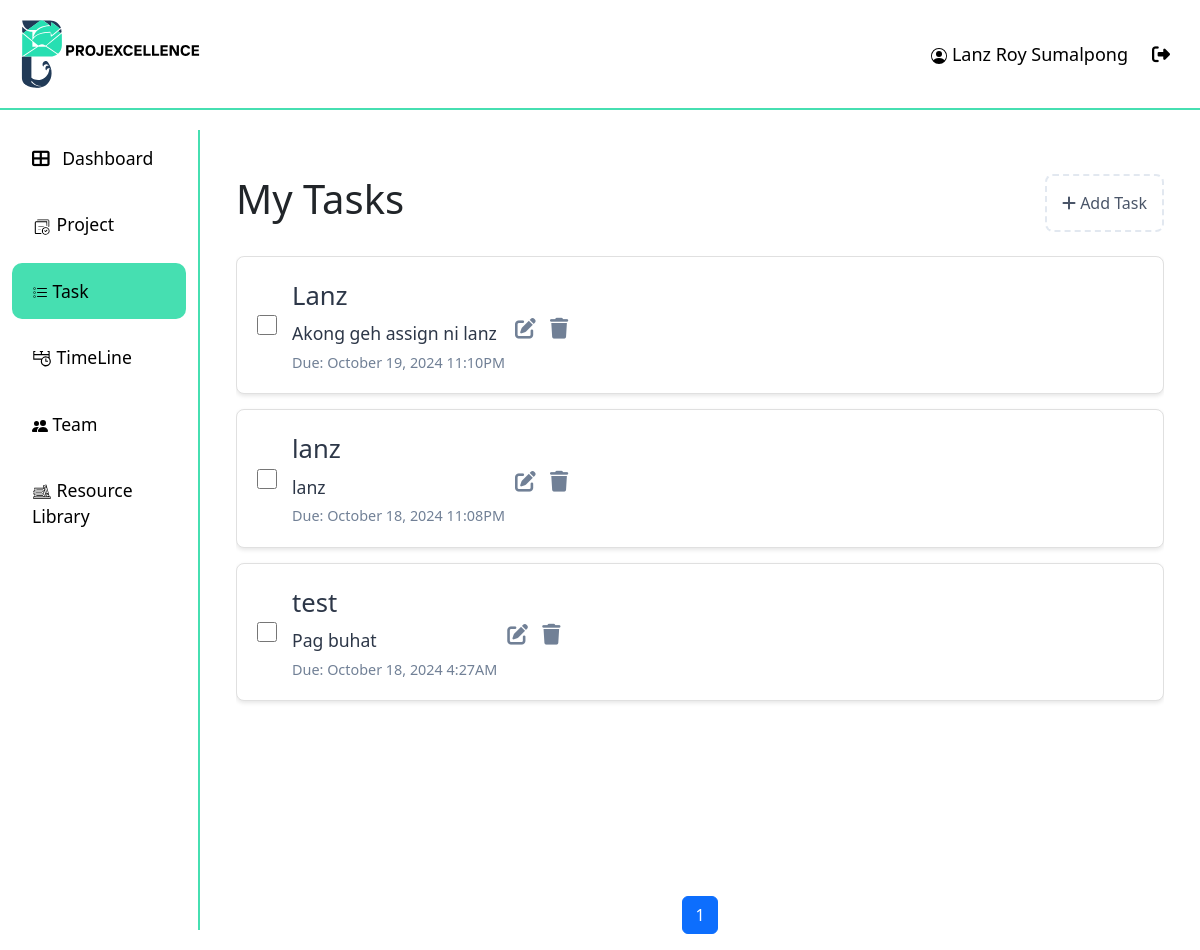
/task/ (signed in), run on the app's committed database.
### api/models.py (models this page shows, shortened)
class User(AbstractUser):
    ROLE_CHOICES = [
        ("ADMIN", "Admin"),
        ("PM", "projectmanger"),
        ("MEMBER", "member"),
    ]
    STATUS_CHOICES = [
        ("APPROVED", "Approved"),
        ("REJECTED", "Rejected"),
        ("PENDING", "Pending"),
    ]
    username = None  # Remove the username field entirely
    email = models.EmailField(_("email address"), unique=True)
    phone_regex = RegexValidator(
        regex=r"^\+?1?\d{9,15}$",
        message="Phone number must be entered in the format: '+999999999'. Up to 15 digits allowed.",
    )
    phone_number = models.CharField(validators=[phone_regex], max_length=17, blank=True)
    role = models.CharField(max_length=10, choices=ROLE_CHOICES, default="EMPLOYEE")
    date_of_hire = models.DateField(blank=True, null=True)
    profile_path = models.ImageField(null=True, blank=True)
    status = models.CharField(max_length=20, choices=STATUS_CHOICES, default="PENDING")
    groups = models.ManyToManyField(
        "auth.Group",
        verbose_name=_("groups"),
        blank=True,
        related_name="custom_user_set",
        related_query_name="custom_user",
    )
    user_permissions = models.ManyToManyField(
        "auth.Permission",
        verbose_name=_("user permissions"),
        blank=True,
        related_name="custom_user_set",
        related_query_name="custom_user",
    )
    objects = UserManager()
    USERNAME_FIELD = "email"
    REQUIRED_FIELDS = ["first_name", "last_name", "date_of_hire", "password"]
    def __str__(self):
        return f"{self.first_name} {self.last_name}"

class Task(models.Model):
    task_name = models.CharField(max_length=50)
    description = models.TextField()
    assigned_to = models.ForeignKey(User, on_delete=models.CASCADE)
    status = models.CharField(max_length=50)
    due_date = models.DateTimeField()
    completed = models.BooleanField(default=False)
    created_at = models.DateTimeField(auto_now_add=True)
    updated_at = models.DateTimeField(auto_now=True)

### api/views.py (the view)
# urls.py: path("task/", views.task_list, name="task"),
@login_required
def task_list(request):
    tasks = Task.objects.filter(assigned_to=request.user).order_by("-due_date")
    task_filter = TaskFilter(request.GET, queryset=tasks)
    paginator = Paginator(task_filter.qs, 10)  # Paginate the tasks, 10 per page
    page_number = request.GET.get("page")
    page_obj = paginator.get_page(page_number)
    edit_task_forms = {task.id: TaskForm(instance=task) for task in tasks}
    context = {
        "page_obj": page_obj,
        "edit_task_forms": edit_task_forms,
        "add_task_form": TaskForm(),  # Form to add a new task
        "filter": task_filter,
    }
    return render(request, "task.html", context)# from task_list

### api/forms.py
class TaskForm(forms.ModelForm):
    class Meta:
        model = Task
        fields = ["task_name", "description", "assigned_to", "due_date", "status"]
        widgets = {
            "due_date": forms.DateTimeInput(attrs={"type": "datetime-local"}),
        }
    def __init__(self, *args, **kwargs):
        super().__init__(*args, **kwargs)
        self.fields['assigned_to'].queryset = User.objects.filter(is_active=True)

### api/templatetags/custom_filters.py (called while the page is built)
@register.filter
def dict_get(d, key):
    return d.get(key)

### api/templates/task.html (shortened to what this page needs)
{% extends "base.html" %}
{% load crispy_forms_tags %}
{% load custom_filters %}
{% block content %}
<div class="page-container">
    <div class="content-wrapper container mt-4">
        <div class="d-flex justify-content-between align-items-center mb-4">
            <h1 class="text-3xl font-bold">My Tasks</h1>
            <div class="add-task" data-bs-toggle="modal" data-bs-target="#addTaskModal">
                <i class="fas fa-plus mr-2"></i> Add Task
            </div>
        </div>
        <div id="tasks-list">
            {% for task in page_obj %}
            <div class="task-item {% if task.completed %}completed{% endif %}">
                <div class="d-flex align-items-center">
                    <input type="checkbox" class="task-checkbox" {% if task.completed %}checked{% endif %}>
                    <div>
                        <div class="task-title">{{ task.task_name }}</div>
                        <div class="task-description">{{ task.description }}</div>
                        <div class="task-due-date">Due: {{ task.due_date|date:"F j, Y g:iA" }}</div>
                    </div>
                    <div class="task-actions ml-auto">
                        <i class="fas fa-edit" data-bs-toggle="modal" data-bs-target="#editTaskModal{{ task.id }}"></i>
                        <i class="fas fa-trash" data-bs-toggle="modal" data-bs-target="#deleteTaskModal{{ task.id }}"></i>
                    </div>
                </div>
            </div>
            {% empty %}
                <div class="task-item">
                    <h4 class="text-center">You have no tasks to accomplish.<br/><small>Set up tasks to have a productive day ahead.</small></h4>
                </div>
            {% endfor %}
        </div>
        <nav aria-label="Page navigation" class="mt-auto">
            <ul class="pagination justify-content-center">
                {% for num in page_obj.paginator.page_range %}
                    {% if page_obj.number == num %}
                        <li class="page-item active"><span class="page-link">{{ num }}</span></li>
                    {% elif num > page_obj.number|add:'-3' and num < page_obj.number|add:'3' %}
                        <li class="page-item"><a class="page-link" href="?page={{ num }}">{{ num }}</a></li>
                    {% endif %}
                {% endfor %}
            </ul>
        </nav>
    </div>
</div>
{% endblock content %}

### api/templates/base.html (shortened to what this page needs)
{% load static %}
<!DOCTYPE html>
<html lang="en">
  <head>
    <link
      href="https://cdn.jsdelivr.net/npm/bootstrap@5.3.0/dist/css/bootstrap.min.css"
      rel="stylesheet"
    />
    <link
      href="https://cdnjs.cloudflare.com/ajax/libs/font-awesome/6.4.0/css/all.min.css"
      rel="stylesheet"
    />
  </head>
  <body>
    <header>
      <div class="header">
          <img src="{% static '/res/slogo.svg' %}" alt="logo" width="200px">
          <div class="profile">
            <a class="nav-link {% if request.resolver_match.url_name == 'profile' %}active{% endif %}" href="{% url 'profile' %}">
              {{ request.user.first_name|capfirst }} {{ request.user.last_name|capfirst }}
            </a>
            <a class="nav-link" href="{% url 'logout' %}" onclick="event.preventDefault(); document.getElementById('logout-form').submit();">
              <i class="fas fa-sign-out-alt me-2"></i>
            </a>
          </div>
      </div>
    </header>
    <div class="container-fluid">
      <div class="row">
        <nav
          id="sidebarMenu"
          class="col-md-3 col-lg-2 d-md-block sidebar collapse"
        >
          <ul class="nav flex-column">
            <li class="nav-item">
              <a class="nav-link {% if request.resolver_match.url_name == 'dashboard' %}active{% endif %}" href="{% url 'dashboard' %}">
                <i class="fas fa-th-large me-2"></i> Dashboard
              </a>
            </li>
            <li class="nav-item">
              <a class="nav-link {% if request.resolver_match.url_name == 'dashboard' %}active{% endif %}" href="{% url 'dashboard' %}">
                <img src="{% static '/res/projectIcon.svg' %}" alt="logo" width="20px">  Project
              </a>
            </li>
            <li class="nav-item">
              <a class="nav-link {% if request.resolver_match.url_name == 'task' %}active{% endif %}" href="{% url 'task' %}">
                 Task
              </a>
            </li>
            <li class="nav-item">
              <a class="nav-link {% if request.resolver_match.url_name == 'dashboard' %}active{% endif %}" href="{% url 'dashboard' %}">
                <img src="{% static '/res/timelineIcon.svg' %}" alt="logo" width="20px">  TimeLine
              </a>
            </li>
            <li class="nav-item">
              <a class="nav-link {% if request.resolver_match.url_name == 'myteam' %}active{% endif %}" href="{% url 'myteam' %}">
                </i> Team
              </a>
            </li>
            <li class="nav-item">
              <a class="nav-link {% if request.resolver_match.url_name == 'resourceLib' %}active{% endif %}" href="{% url 'resourceLib' %}">
                <img src="{% static '/res/resourceIcon.svg' %}" alt="logo" width="20px"> Resource Library
              </a>
            </li>
          </ul>
        </nav>
        <main class="col-md-9 ms-sm-auto col-lg-10 px-md-4 main-content">
          {% block content %}{% endblock content %}
        </main>
      </div>
    </div>
  </body>
</html>

### api/templates/base.html (style rules this page uses)
.header { overflow: hidden; background-color: #ffffff; padding: 20px 10px; position: fixed; top: 0; width: 100%; z-index: 1000; margin-bottom: 10px; border-bottom: 2px solid #46DFB1; height: 110px; display: flex; justify-content: space-between; align-items: center; }
.header a { float: left; color: black; text-align: center; padding: 12px; text-decoration: none; font-size: 18px; line-height: 25px; border-radius: 4px; }
body { margin-top: 130px; background-color: #ffffff; }
.sidebar { background-color: #ffffff; color: black; height: 100vh; overflow-y: auto; position: fixed; top: 100; left: 0; z-index: 1000; border-right: 2px solid #46DFB1; }
.sidebar .nav-link { color: black; padding: 15px 20px; font-size: 1.1rem; margin-bottom: 10px; }
.sidebar .nav-link.active { background-color: #46DFB1; border-radius: 10px; color: black; }
.main-content { margin-left: 0; padding-top: 20px; }

### api/templates/task.html (style rules this page uses)
.page-container { display: flex; flex-direction: column; min-height: 100vh; }
.content-wrapper { flex: 1; display: flex; flex-direction: column; }
#tasks-list { flex: 1; overflow-y: auto; margin-bottom: 20px; }
.task-item { background-color: #ffffff; border: 1px solid #e0e0e0; border-radius: 8px; padding: 20px; margin-bottom: 15px; cursor: pointer; transition: all 0.3s ease; box-shadow: 0 2px 4px rgba(0,0,0,0.1); }
.task-checkbox { margin-right: 15px; width: 20px; height: 20px; }
.task-description { font-size: 1.1rem; color: #2d3748; margin-bottom: 5px; }
.task-title { font-size: 1.6rem; color: #2d3748; margin-bottom: 5px; }
.task-due-date { font-size: 0.9rem; color: #718096; }
.add-task { color: #4a5568; cursor: pointer; padding: 15px; border: 2px dashed #e2e8f0; border-radius: 8px; display: inline-block; transition: all 0.3s ease; }
.task-actions { float: right; }
.task-actions i { cursor: pointer; margin-top: 10px; margin-left: 10px; color: #718096; transition: color 0.2s ease; font-size: 1.3em; }

### data on the page
User: user.first_name "Lanz Roy", user.last_name "Sumalpong"
Task: task_name "Lanz", description "Akong geh assign ni lanz", due_date "October 19, 2024 11:10PM"
Task: task_name "lanz", description "lanz", due_date "October 18, 2024 11:08PM"
Task: task_name "test", description "Pag buhat", due_date "October 18, 2024 4:27AM"

### other printed values
{{ num }} "1"
